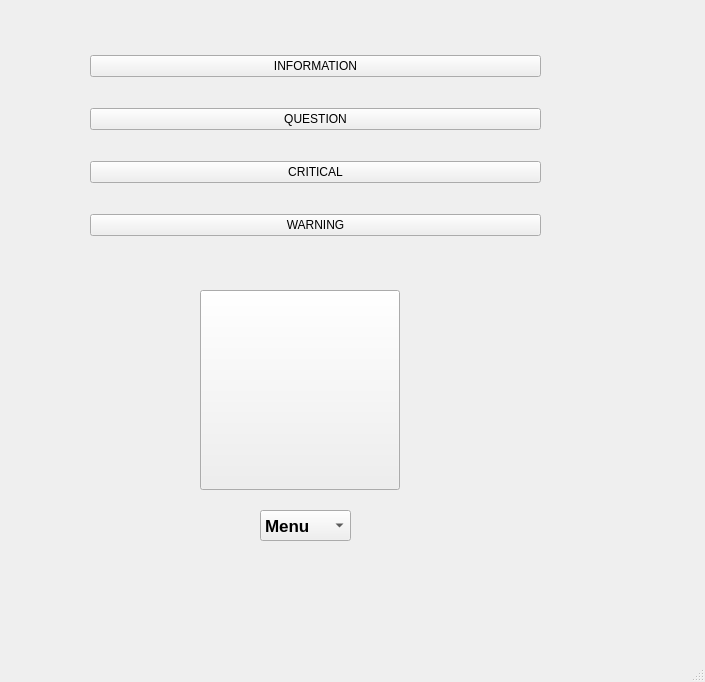
<?xml version="1.0" encoding="UTF-8"?>
<ui version="4.0">
 <class>MainWindow</class>
 <widget class="QMainWindow" name="MainWindow">
  <property name="geometry">
   <rect>
    <x>0</x>
    <y>0</y>
    <width>705</width>
    <height>682</height>
   </rect>
  </property>
  <property name="sizePolicy">
   <sizepolicy hsizetype="Ignored" vsizetype="Ignored">
    <horstretch>0</horstretch>
    <verstretch>0</verstretch>
   </sizepolicy>
  </property>
  <property name="windowTitle">
   <string>MainWindow</string>
  </property>
  <widget class="QWidget" name="centralwidget">
   <widget class="QPushButton" name="displayimage">
    <property name="geometry">
     <rect>
      <x>200</x>
      <y>290</y>
      <width>200</width>
      <height>200</height>
     </rect>
    </property>
    <property name="text">
     <string/>
    </property>
   </widget>
   <widget class="QComboBox" name="comboBox">
    <property name="geometry">
     <rect>
      <x>260</x>
      <y>510</y>
      <width>91</width>
      <height>31</height>
     </rect>
    </property>
    <property name="font">
     <font>
      <family>Arial</family>
      <pointsize>13</pointsize>
      <weight>75</weight>
      <bold>true</bold>
     </font>
    </property>
    <item>
     <property name="text">
      <string>Menu</string>
     </property>
    </item>
    <item>
     <property name="text">
      <string>First</string>
     </property>
    </item>
    <item>
     <property name="text">
      <string>Second</string>
     </property>
    </item>
    <item>
     <property name="text">
      <string>Third</string>
     </property>
    </item>
   </widget>
   <widget class="QWidget" name="">
    <property name="geometry">
     <rect>
      <x>90</x>
      <y>30</y>
      <width>451</width>
      <height>231</height>
     </rect>
    </property>
    <layout class="QVBoxLayout" name="verticalLayout">
     <item>
      <widget class="QPushButton" name="information">
       <property name="text">
        <string>INFORMATION</string>
       </property>
      </widget>
     </item>
     <item>
      <widget class="QPushButton" name="question">
       <property name="text">
        <string>QUESTION</string>
       </property>
      </widget>
     </item>
     <item>
      <widget class="QPushButton" name="critical">
       <property name="text">
        <string>CRITICAL</string>
       </property>
      </widget>
     </item>
     <item>
      <widget class="QPushButton" name="warning">
       <property name="text">
        <string>WARNING</string>
       </property>
      </widget>
     </item>
    </layout>
   </widget>
  </widget>
  <widget class="QMenuBar" name="menubar">
   <property name="geometry">
    <rect>
     <x>0</x>
     <y>0</y>
     <width>705</width>
     <height>26</height>
    </rect>
   </property>
  </widget>
  <widget class="QStatusBar" name="statusbar"/>
 </widget>
 <resources/>
 <connections/>
</ui>
